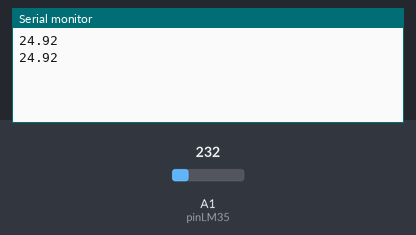
Simulated run of this sketch. Board: Arduino Uno, built with avr-gcc and run on an emulated ATmega328P. Shown: the last lines printed to the serial monitor. The inputs (shaded band) are chosen by the test bench; at power-on: A1 (pinLM35) = 232.

Above: at 1.8 s.
1.9 s: A1 (pinLM35) set to 250
At 2.8 s:
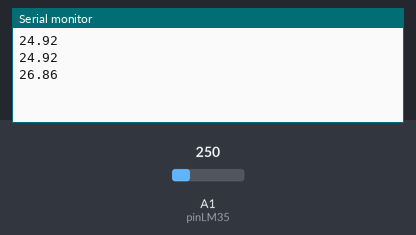
3.4 s: A1 (pinLM35) set to 266
At 4.5 s:
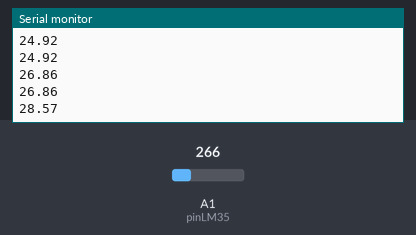
Timing chart, 0 to 6.4 s (numbered marks = the images above; inputs shaded):
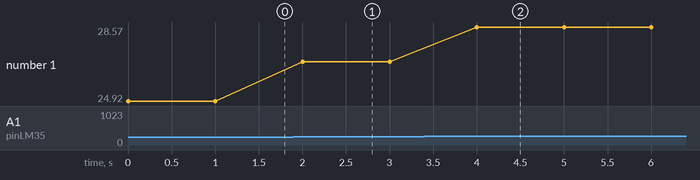

The sketch:

obtener-temperatura.ino
```cpp
/*
  Creado: Luis del Valle (ldelvalleh@programarfacil.com)
  https://programarfacil.com
*/

// Declaracion de variables globales
float tempC; // Variable para almacenar el valor obtenido del sensor (0 a 1023)
int pinLM35 = 15; // Variable del pin de entrada del sensor (A1)

void setup() {
  // Cambiamos referencia de las entradas analógicas
  analogReference(INTERNAL);

  // Configuramos el puerto serial a 9600 bps
  Serial.begin(9600);
}

void loop() {
  // Con analogRead leemos el sensor, recuerda que es un valor de 0 a 1023
  tempC = analogRead(pinLM35);

  // Calculamos la temperatura con la fórmula
  tempC = (1.1 * tempC * 100.0)/1024.0;

  // Envia el dato al puerto serial
  Serial.print(tempC);
  // Salto de línea
  Serial.print("\n");

  // Esperamos un tiempo para repetir el loop
  delay(1000);
}
```

Measured:
- after the input at 1.9 s, the serial monitor: prints a new line after 0.10 s (image 1)
- after the input at 3.4 s, the serial monitor: prints a new line after 0.60 s (image 2)
- plotted number 1: 24.92 → 26.86 after the input at 1.9 s, 26.86 → 28.57 after the input at 3.4 s
